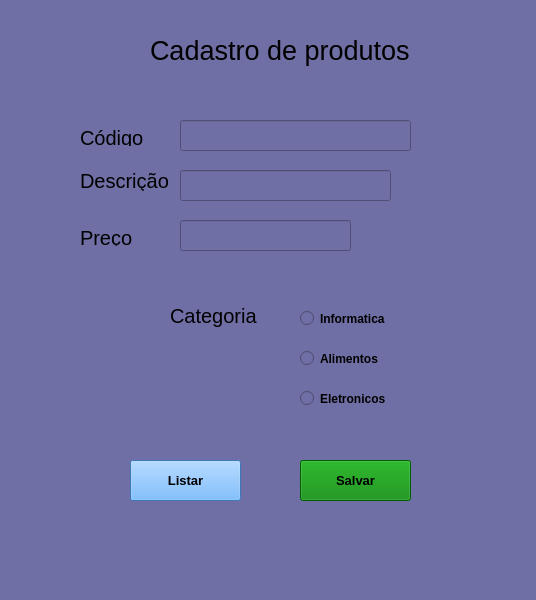
<?xml version="1.0" encoding="UTF-8"?>
<ui version="4.0">
 <class>MainWindow</class>
 <widget class="QMainWindow" name="MainWindow">
  <property name="geometry">
   <rect>
    <x>0</x>
    <y>0</y>
    <width>536</width>
    <height>600</height>
   </rect>
  </property>
  <property name="windowTitle">
   <string>MainWindow</string>
  </property>
  <property name="styleSheet">
   <string notr="true">background-color: rgb(111, 111, 165);</string>
  </property>
  <widget class="QWidget" name="centralwidget">
   <widget class="QLabel" name="label">
    <property name="geometry">
     <rect>
      <x>150</x>
      <y>30</y>
      <width>271</width>
      <height>41</height>
     </rect>
    </property>
    <property name="font">
     <font>
      <pointsize>20</pointsize>
     </font>
    </property>
    <property name="text">
     <string>Cadastro de produtos</string>
    </property>
   </widget>
   <widget class="QLabel" name="label_2">
    <property name="geometry">
     <rect>
      <x>80</x>
      <y>130</y>
      <width>71</width>
      <height>16</height>
     </rect>
    </property>
    <property name="font">
     <font>
      <pointsize>15</pointsize>
     </font>
    </property>
    <property name="text">
     <string>Código</string>
    </property>
   </widget>
   <widget class="QLabel" name="label_3">
    <property name="geometry">
     <rect>
      <x>80</x>
      <y>170</y>
      <width>91</width>
      <height>21</height>
     </rect>
    </property>
    <property name="font">
     <font>
      <pointsize>15</pointsize>
     </font>
    </property>
    <property name="text">
     <string>Descrição</string>
    </property>
   </widget>
   <widget class="QLabel" name="label_4">
    <property name="geometry">
     <rect>
      <x>80</x>
      <y>230</y>
      <width>61</width>
      <height>16</height>
     </rect>
    </property>
    <property name="font">
     <font>
      <pointsize>15</pointsize>
     </font>
    </property>
    <property name="text">
     <string>Preço</string>
    </property>
   </widget>
   <widget class="QLineEdit" name="lineEdit">
    <property name="geometry">
     <rect>
      <x>180</x>
      <y>120</y>
      <width>231</width>
      <height>31</height>
     </rect>
    </property>
   </widget>
   <widget class="QLineEdit" name="lineEdit_2">
    <property name="geometry">
     <rect>
      <x>180</x>
      <y>170</y>
      <width>211</width>
      <height>31</height>
     </rect>
    </property>
   </widget>
   <widget class="QLineEdit" name="lineEdit_3">
    <property name="geometry">
     <rect>
      <x>180</x>
      <y>220</y>
      <width>171</width>
      <height>31</height>
     </rect>
    </property>
   </widget>
   <widget class="QLabel" name="label_5">
    <property name="geometry">
     <rect>
      <x>170</x>
      <y>300</y>
      <width>91</width>
      <height>31</height>
     </rect>
    </property>
    <property name="font">
     <font>
      <pointsize>15</pointsize>
     </font>
    </property>
    <property name="text">
     <string>Categoria</string>
    </property>
   </widget>
   <widget class="QRadioButton" name="radioButton">
    <property name="geometry">
     <rect>
      <x>300</x>
      <y>310</y>
      <width>101</width>
      <height>17</height>
     </rect>
    </property>
    <property name="font">
     <font>
      <weight>75</weight>
      <bold>true</bold>
     </font>
    </property>
    <property name="text">
     <string>Informatica</string>
    </property>
   </widget>
   <widget class="QRadioButton" name="radioButton_2">
    <property name="geometry">
     <rect>
      <x>300</x>
      <y>350</y>
      <width>91</width>
      <height>17</height>
     </rect>
    </property>
    <property name="font">
     <font>
      <weight>75</weight>
      <bold>true</bold>
     </font>
    </property>
    <property name="text">
     <string>Alimentos </string>
    </property>
   </widget>
   <widget class="QRadioButton" name="radioButton_3">
    <property name="geometry">
     <rect>
      <x>300</x>
      <y>390</y>
      <width>91</width>
      <height>17</height>
     </rect>
    </property>
    <property name="font">
     <font>
      <weight>75</weight>
      <bold>true</bold>
     </font>
    </property>
    <property name="text">
     <string>Eletronicos</string>
    </property>
   </widget>
   <widget class="QPushButton" name="pushButton">
    <property name="geometry">
     <rect>
      <x>300</x>
      <y>460</y>
      <width>111</width>
      <height>41</height>
     </rect>
    </property>
    <property name="font">
     <font>
      <pointsize>10</pointsize>
      <weight>75</weight>
      <bold>true</bold>
     </font>
    </property>
    <property name="styleSheet">
     <string notr="true">background-color: rgb(107, 107, 159);
background-color: rgb(0, 131, 0);</string>
    </property>
    <property name="text">
     <string>Salvar</string>
    </property>
   </widget>
   <widget class="QPushButton" name="pushButton_2">
    <property name="geometry">
     <rect>
      <x>130</x>
      <y>460</y>
      <width>111</width>
      <height>41</height>
     </rect>
    </property>
    <property name="font">
     <font>
      <pointsize>10</pointsize>
      <weight>75</weight>
      <bold>true</bold>
     </font>
    </property>
    <property name="styleSheet">
     <string notr="true">background-color: rgb(85, 170, 255);</string>
    </property>
    <property name="text">
     <string>Listar</string>
    </property>
   </widget>
  </widget>
  <widget class="QMenuBar" name="menubar">
   <property name="geometry">
    <rect>
     <x>0</x>
     <y>0</y>
     <width>536</width>
     <height>21</height>
    </rect>
   </property>
  </widget>
  <widget class="QStatusBar" name="statusbar"/>
 </widget>
 <resources/>
 <connections/>
</ui>
